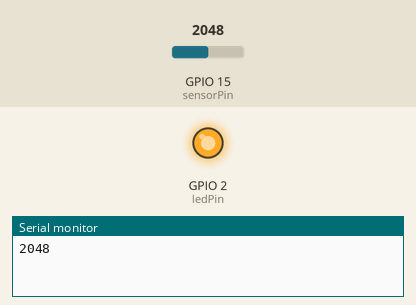
Recording of a sketch running on a simulated ESP32. Shown: output pins drawn as LEDs (lit = HIGH), the last lines printed to the serial monitor. Inputs (shaded band) come from the test bench; at power-on: GPIO 15 (sensorPin) = 2048.

Above: at 4.8 s.
4.9 s: GPIO 15 (sensorPin) set to 491
10.0 s: GPIO 15 (sensorPin) set to 0
15.1 s: GPIO 15 (sensorPin) set to 1228
At 16.8 s:
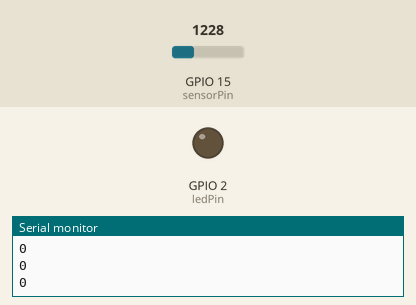
Timing chart, 0 to 30.6 s (numbered marks = the images above; inputs shaded):
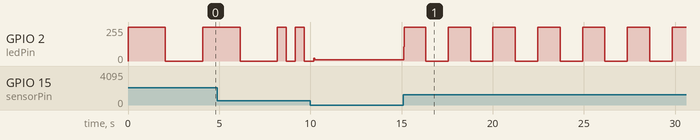

Measured:
- after the input at 15.1 s, GPIO 2 (ledPin): 9/255 → 107/255 at once, then repeats every 2.4 s: 255/255 1.2 s, 0/255 1.2 s

The sketch:

esp32-code.ino
```cpp
int sensorPin = 15;         // select the input pin for the photocell
int ledPin = LED_BUILTIN;   // select the pin for the LED
int sensorValue = 0;        // variable to store the value coming from the sensor

void setup() {
  pinMode(ledPin, OUTPUT);
  Serial.begin(9600);
}

void loop() {
  sensorValue = analogRead(sensorPin);
  digitalWrite(ledPin, HIGH);
  delay(sensorValue);
  digitalWrite(ledPin, LOW);
  delay(sensorValue);
  Serial.println(sensorValue, DEC);
}
```
